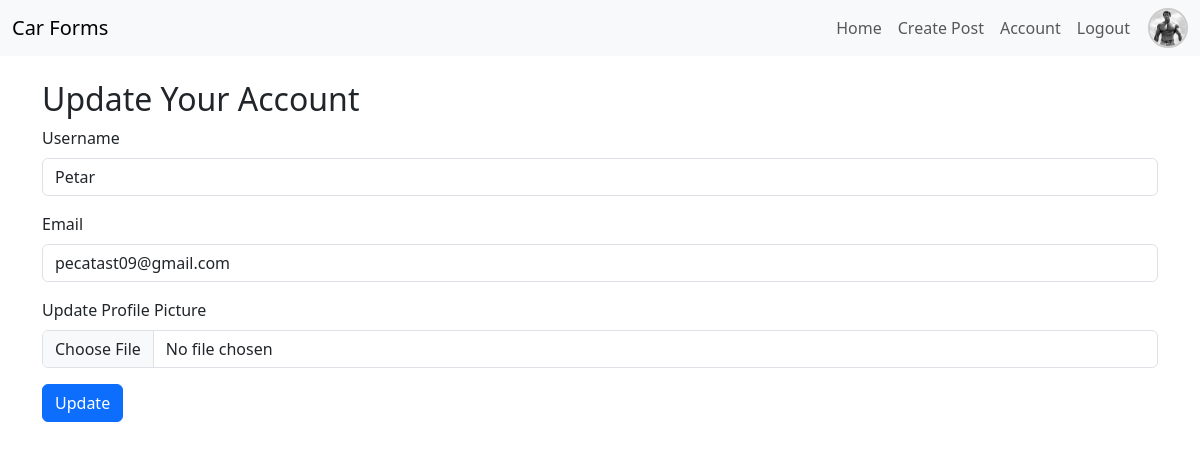
Page /account (signed in) on the committed database.
### Car_forms/models.py (models this page shows, shortened)
class User(db.Model, UserMixin):
    id = db.Column(db.Integer, primary_key=True)
    username = db.Column(db.String(20), unique=True, nullable=False)
    email = db.Column(db.String(120), unique=True, nullable=False)
    image_file = db.Column(db.String(20), nullable=False, default='default.jpg')
    password = db.Column(db.String(60), nullable=False)
    posts = db.relationship('Post', backref='author', lazy=True)

### Car_forms/routes.py (the view)
@app.route("/account", methods=['GET', 'POST'])
@login_required
def account():
    form = UpdateAccountForm()
    if form.validate_on_submit():
        if form.picture.data:
            picture_file = save_picture(form.picture.data)
            current_user.image_file = picture_file
        current_user.username = form.username.data
        current_user.email = form.email.data
        if form.username.data == current_user.username and form.email.data == current_user.email and not form.picture.data:
            flash('No changes made to your account.', 'info')
            return redirect(url_for('account'))
        else:
            db.session.commit()
            flash('Your account has been updated!', 'success')
            return redirect(url_for('account'))
    elif request.method == 'GET':
        form.username.data = current_user.username
        form.email.data = current_user.email
    image_file = url_for('static', filename='profile_pics/' + current_user.image_file)
    return render_template('account.html', title='Account', image_file=image_file, form=form)

### Car_forms/forms.py (shortened to what this page needs)
class UpdateAccountForm(FlaskForm):
    username = StringField('Username',
                           validators=[DataRequired(), Length(min=2, max=20)])
    email = StringField('Email',
                        validators=[DataRequired(), Email()])
    picture = FileField('Update Profile Picture', validators=[FileAllowed(['jpg', 'png'])])
    submit = SubmitField('Update')

### Car_forms/models.py (called while the page is built)
@login_manager.user_loader
def load_user(user_id):
    return User.query.get(int(user_id))

### Car_forms/templates/account.html (shortened to what this page needs)
<!DOCTYPE html>
<html lang="en">
<head>
    <link href="https://cdn.jsdelivr.net/npm/bootstrap@5.3.3/dist/css/bootstrap.min.css" rel="stylesheet">
</head>
<body>
    <nav class="navbar navbar-expand-lg navbar-light bg-light">
        <div class="container-fluid">
            <a class="navbar-brand" href="{{ url_for('home') }}">Car Forms</a>
            <div class="collapse navbar-collapse justify-content-end" id="navbarNav">
                <ul class="navbar-nav align-items-center">
                    {% if current_user.is_authenticated %}
                        <li class="nav-item"><a class="nav-link" href="{{ url_for('home') }}">Home</a></li>
                        <li class="nav-item"><a class="nav-link" href="{{ url_for('create_post') }}">Create Post</a></li>
                        <li class="nav-item"><a class="nav-link" href="{{ url_for('account') }}">Account</a></li>
                        <li class="nav-item"><a class="nav-link" href="{{ url_for('logout') }}">Logout</a></li>
                        <li class="nav-item">
                            <img src="{{ url_for('static', filename='profile_pics/' + current_user.image_file) }}" alt="Profile Picture" class="pfp">
                        </li>
                    {% else %}
                        <li class="nav-item"><a class="nav-link" href="{{ url_for('login') }}">Login</a></li>
                        <li class="nav-item"><a class="nav-link" href="{{ url_for('sign_up') }}">Sign Up</a></li>
                    {% endif %}
                </ul>
            </div>
        </div>
    </nav>
    <div class="container mt-4">
        <h2>Update Your Account</h2>
        <form method="POST" enctype="multipart/form-data">
            <div class="mb-3">
                {{ form.username.label(class="form-label") }}
                {{ form.username(class="form-control") }}
            </div>
            <div class="mb-3">
                {{ form.email.label(class="form-label") }}
                {{ form.email(class="form-control") }}
            </div>
            <div class="mb-3">
                {{ form.picture.label(class="form-label") }}
                {{ form.picture(class="form-control") }}
            </div>
            <div class="mb-3">
                {{ form.submit(class="btn btn-primary") }}
            </div>
        </form>
    </div>
</body>
</html>

### Car_forms/templates/account.html (style rules this page uses)
.pfp { width: 40px; height: 40px; object-fit: cover; border-radius: 50%; border: 2px solid #ccc; margin-left: 10px; }

### rows in the picture
User: image_file (picture), username "Petar", email "pecatast09@gmail.com"
